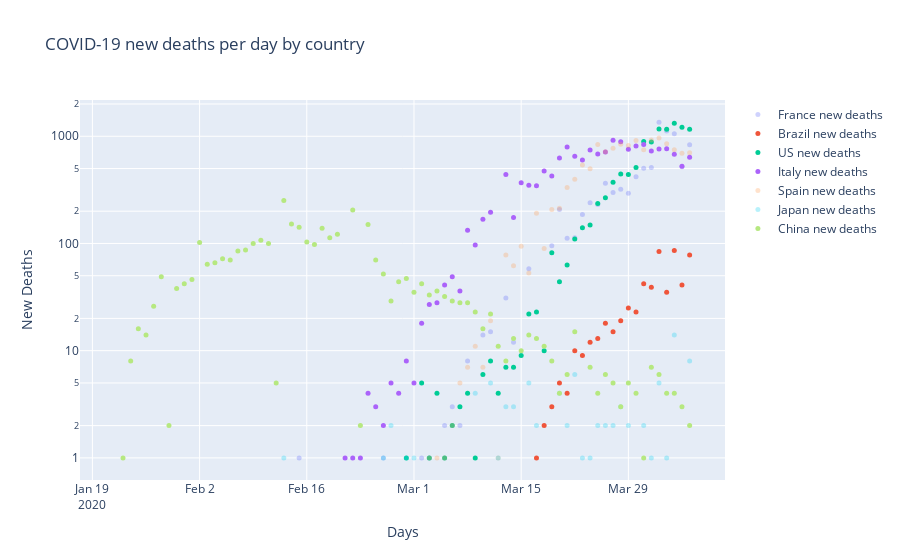

This figure's notebook cell:
### Code cell
fignd = go.Figure(series)
fignd.update_layout(title_text='COVID-19 new deaths per day by country')
fignd.update_xaxes(title_text='Days')
fignd.update_yaxes(title_text='New Deaths', type='log')
#py.iplot(fignd, file='covid-19.html', auto_open=False)
fignd.show()
